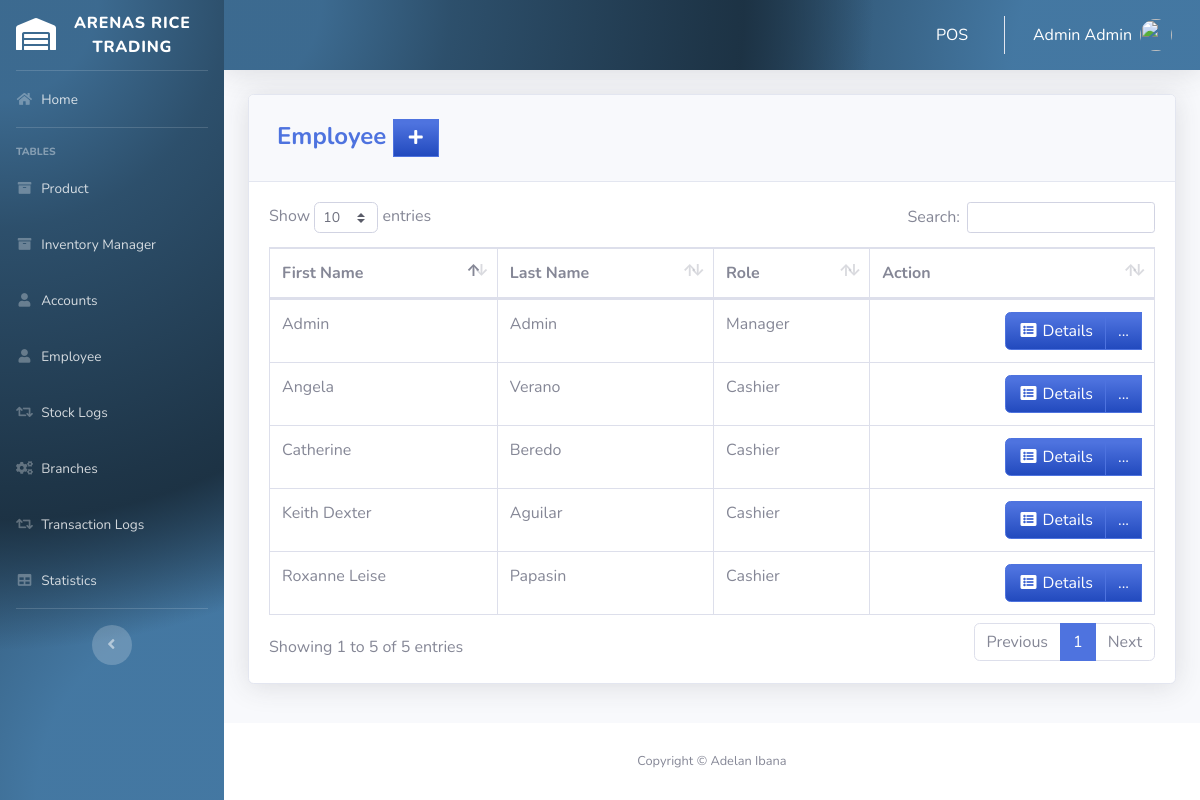
The app's page /pages/employee.php (signed in) with its own data.
### tables this page shows
CREATE TABLE `employee` (
  `EMPLOYEE_ID` int(11) NOT NULL,
  `FIRST_NAME` varchar(50) DEFAULT NULL,
  `LAST_NAME` varchar(50) DEFAULT NULL,
  `GENDER` varchar(50) DEFAULT NULL,
  `EMAIL` varchar(100) DEFAULT NULL,
  `PHONE_NUMBER` varchar(11) DEFAULT NULL,
  `JOB_ID` int(11) DEFAULT NULL,
  `HIRED_DATE` varchar(50) NOT NULL,
  `LOCATION_ID` int(11) DEFAULT NULL
);

CREATE TABLE `job` (
  `JOB_ID` int(11) NOT NULL,
  `JOB_TITLE` varchar(50) DEFAULT NULL
);

### pages/employee.php (the view, shortened to what this page needs)
<?php
include '../includes/connection.php';
include '../includes/sidebar.php';
        ?>
<div class="card shadow mb-4">
    <div class="card-header py-3">
        <h4 class="m-2 font-weight-bold text-primary">Employee&nbsp;<a href="#" data-toggle="modal"
                                                                       data-target="#employeeModal" type="button"
                                                                       class="btn btn-primary bg-gradient-primary"
                                                                       style="border-radius: 0px;"><i
                        class="fas fa-fw fa-plus"></i></a></h4>
    </div>
    <div class="card-body">
        <div class="table-responsive">
            <table class="table table-bordered" id="dataTable" width="100%" cellspacing="0">
                <thead>
                <tr>
                    <th>First Name</th>
                    <th>Last Name</th>
                    <th>Role</th>
                    <th>Action</th>
                </tr>
                </thead>
                <tbody>
                <?php
                $query = 'SELECT EMPLOYEE_ID, FIRST_NAME, LAST_NAME, j.JOB_TITLE FROM employee e JOIN job j ON e.JOB_ID=j.JOB_ID';
                $result = mysqli_query($db, $query) or die(mysqli_error($db));
                while ($row = mysqli_fetch_assoc($result)) {
                    echo '<tr>';
                    echo '<td>' . $row['FIRST_NAME'] . '</td>';
                    echo '<td>' . $row['LAST_NAME'] . '</td>';
                    echo '<td>' . $row['JOB_TITLE'] . '</td>';
                    echo '<td align="right"> <div class="btn-group">
                              <a type="button" class="btn btn-primary bg-gradient-primary" href="emp_searchfrm.php?action=edit & id=' . $row['EMPLOYEE_ID'] . '"><i class="fas fa-fw fa-list-alt"></i> Details</a>
                            <div class="btn-group">
                              <a type="button" class="btn btn-primary bg-gradient-primary dropdown no-arrow" data-toggle="dropdown" style="color:white;">
                              ... <span class="caret"></span></a>
                            <ul class="dropdown-menu text-center" role="menu">
                                <li>
                                  <a type="button" class="btn btn-warning bg-gradient-warning btn-block" style="border-radius: 0px;" href="emp_edit.php?action=edit & id=' . $row['EMPLOYEE_ID'] . '">
                                    <i class="fas fa-fw fa-edit"></i> Edit
                                  </a>
                                </li>
                                <li>
                                  <a type="button" class="btn btn-danger bg-gradient-danger btn-block" style="border-radius: 0px;" href="emp_del.php?type=employee&id=' . $row['EMPLOYEE_ID'] . '&do=1">
                                    <i class="fas fa-fw fa-trash"></i> Delete
                                  </a>
                                </li>
                            </ul>
                            </div>
                          </div> </td>';
                    echo '</tr> ';
                }
                ?>
                </tbody>
            </table>
        </div>
    </div>
</div>
<?php
include '../includes/footer.php';
?>

### includes/sidebar.php (shortened to what this page needs)
<!DOCTYPE html>
<html lang="en">
<head>
  <link href="../vendor/fontawesome-free/css/all.min.css" rel="stylesheet" type="text/css">
  <link href="../css/sb-admin-2.min.css" rel="stylesheet">
  <link href="../vendor/datatables/dataTables.bootstrap4.min.css" rel="stylesheet">
</head>
<body id="page-top">
  <div id="wrapper">
    <ul class="navbar-nav bg-side sidebar sidebar-dark accordion" id="accordionSidebar">
      <a class="sidebar-brand d-flex align-items-center justify-content-center" href="index.php">
        <div class="sidebar-brand-icon">
          <i class="fas fa-warehouse"></i>
        </div>
        <div class="sidebar-brand-text mx-3">Arenas Rice Trading</div>
      </a>
      <hr class="sidebar-divider my-0">
      <li class="nav-item">
        <a class="nav-link" href="index.php">
          <i class="fas fa-fw fa-home"></i>
          <span>Home</span></a>
      </li>
      <hr class="sidebar-divider">
      <div class="sidebar-heading">
        Tables
      </div>
      <li class="nav-item">
        <a class="nav-link" href="product.php">
          <i class="fas fa-fw fa-archive"></i>
          <span>Product</span></a>
      </li>
      <li class="nav-item">
        <a class="nav-link" href="inventory.php">
          <i class="fas fa-fw fa-archive"></i>
          <span>Inventory Manager</span></a>
      </li>
      <li class="nav-item" >
        <a class="nav-link" href="user.php">
          <i class="fas fa-fw fa-user"></i>
          <span>Accounts</span></a>
      </li>
      <li class="nav-item">
        <a class="nav-link" href="employee.php">
          <i class="fas fa-fw fa-user"></i>
          <span>Employee</span></a>
      </li>
      <li class="nav-item">
        <a class="nav-link" href="stocklogs.php">
          <i class="fas fa-fw fa-retweet"></i>
          <span>Stock Logs</span></a>
      </li>
      <li class="nav-item" >
        <a class="nav-link" href="branches.php">
          <i class="fas fa-fw fa-cogs"></i>
          <span>Branches</span></a>
      </li>
      <li class="nav-item">
        <a class="nav-link" href="transaction.php">
          <i class="fas fa-fw fa-retweet"></i>
          <span>Transaction Logs</span></a>
      </li>
      <li class="nav-item">
        <a class="nav-link" href="statistics.php">
          <i class="fas fa-fw fa-table"></i>
          <span>Statistics</span></a>
      </li>
      <hr class="sidebar-divider d-none d-md-block">
      <div class="text-center d-none d-md-inline">
        <button class="rounded-circle border-0" id="sidebarToggle"></button>
      </div>
    </ul>
    <?php include_once 'topbar.php'; ?>

### includes/topbar.php (shortened to what this page needs)
<div id="content-wrapper" class="d-flex flex-column">
  <div id="content">
    <nav class="navbar navbar-expand navbar-light bg-top topbar mb-4 static-top shadow">
      <ul class="navbar-nav ml-auto">
        <li class="nav-item dropdown no-arrow">
          <a class="nav-link" href="pos.php" role="button">
            <span class="mr-2 d-none d-lg-inline text-white medium">POS</span>
          </a>
        </li>
        <li class="nav-item dropdown no-arrow">
          <a class="nav-link dropdown-toggle" href="#" id="userDropdown" role="button" data-toggle="dropdown" aria-haspopup="true" aria-expanded="false">
            <span class="mr-2 d-none d-lg-inline text-white medium"><?php echo  $_SESSION['FIRST_NAME']. ' '.$_SESSION['LAST_NAME'];?> </span>
            <img class="img-profile rounded-circle"
            <?php
              if($_SESSION['GENDER']=='Male'){
                echo 'src="https://encrypted-tbn0.gstatic.com/images?q=tbn:ANd9GcTS0rikanm-OEchWDtCAWQ_s1hQq1nOlQUeJr242AdtgqcdEgm0Dg"';
              }else{
                echo 'src="https://encrypted-tbn0.gstatic.com/images?q=tbn:ANd9GcSNngF0RFPjyGl4ybo78-XYxxeap88Nvsyj1_txm6L4eheH8ZBu"';
              }
            ?>>
          </a>
        </li>
      </ul>
    </nav>
    <div class="container-fluid">

### includes/footer.php (shortened to what this page needs)
        </div>
      </div>
      <footer class="sticky-footer bg-white">
        <div class="container my-auto">
          <div class="copyright text-center my-auto">
              <span>Copyright © Adelan Ibana</span>
          </div>
        </div>
      </footer>
    </div>
  </div>
</body>
</html>

### includes/sidebar.php (style rules this page uses)
.bg-side { background-color: hsl(207, 49.8%, 50.0%); background-image: radial-gradient(650px circle at 0% 0%, hsl(207, 41%, 40%) 15%, hsl(207, 41%, 30%) 35%, hsl(207, 41%, 20%) 75%, hsl(207, 41%, 19%) 80%, transparent 100%), radial-gradient(1250px circle at 100% 100%, hsl(207, 41%, 45%) 15%, hsl(207, 41%, 30%) 35%, hsl(207, 41%, 20%) 75%, hsl(207, 41%, 19%) 80%, transparent 100%); }

### includes/topbar.php (style rules this page uses)
.bg-top { background-color: hsl(207, 49.8%, 50.0%); background-image: radial-gradient(650px circle at 0% 0%, hsl(207, 41%, 40%) 15%, hsl(207, 41%, 30%) 35%, hsl(207, 41%, 20%) 75%, hsl(207, 41%, 19%) 80%, transparent 100%), radial-gradient(1250px circle at 100% 100%, hsl(207, 41%, 45%) 15%, hsl(207, 41%, 30%) 35%, hsl(207, 41%, 20%) 75%, hsl(207, 41%, 19%) 80%, transparent 100%); }

### records on screen
employee: FIRST_NAME "Admin", LAST_NAME "Admin", JOB_ID.JOB_TITLE "Manager"
employee: FIRST_NAME "Catherine", LAST_NAME "Beredo", JOB_ID.JOB_TITLE "Cashier"
employee: FIRST_NAME "Roxanne Leise", LAST_NAME "Papasin", JOB_ID.JOB_TITLE "Cashier"
employee: FIRST_NAME "Angela", LAST_NAME "Verano", JOB_ID.JOB_TITLE "Cashier"
employee: FIRST_NAME "Keith Dexter", LAST_NAME "Aguilar", JOB_ID.JOB_TITLE "Cashier"

### other values on screen
$_SESSION['FIRST_NAME'] "Admin"
$_SESSION['LAST_NAME'] "Admin"
